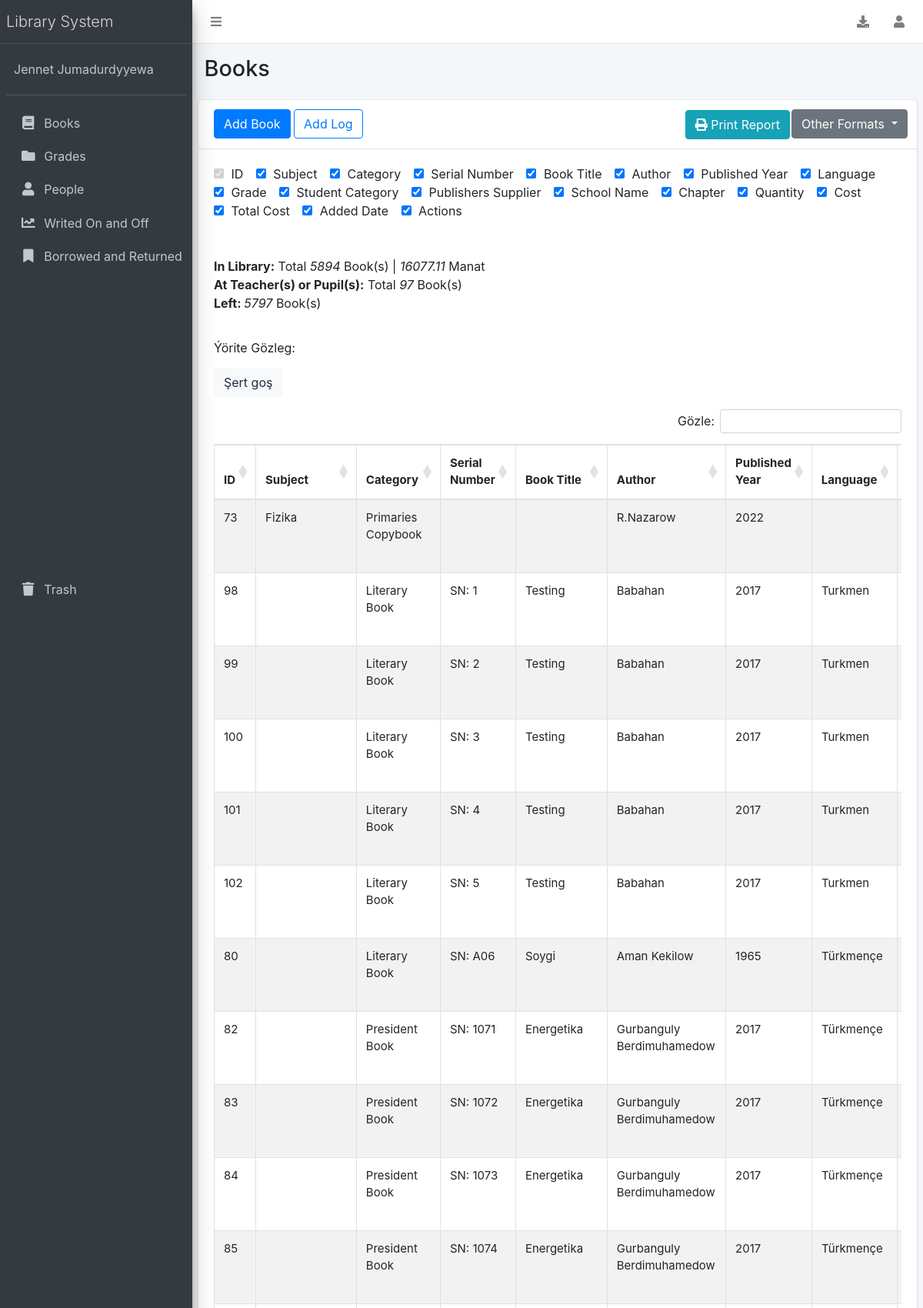
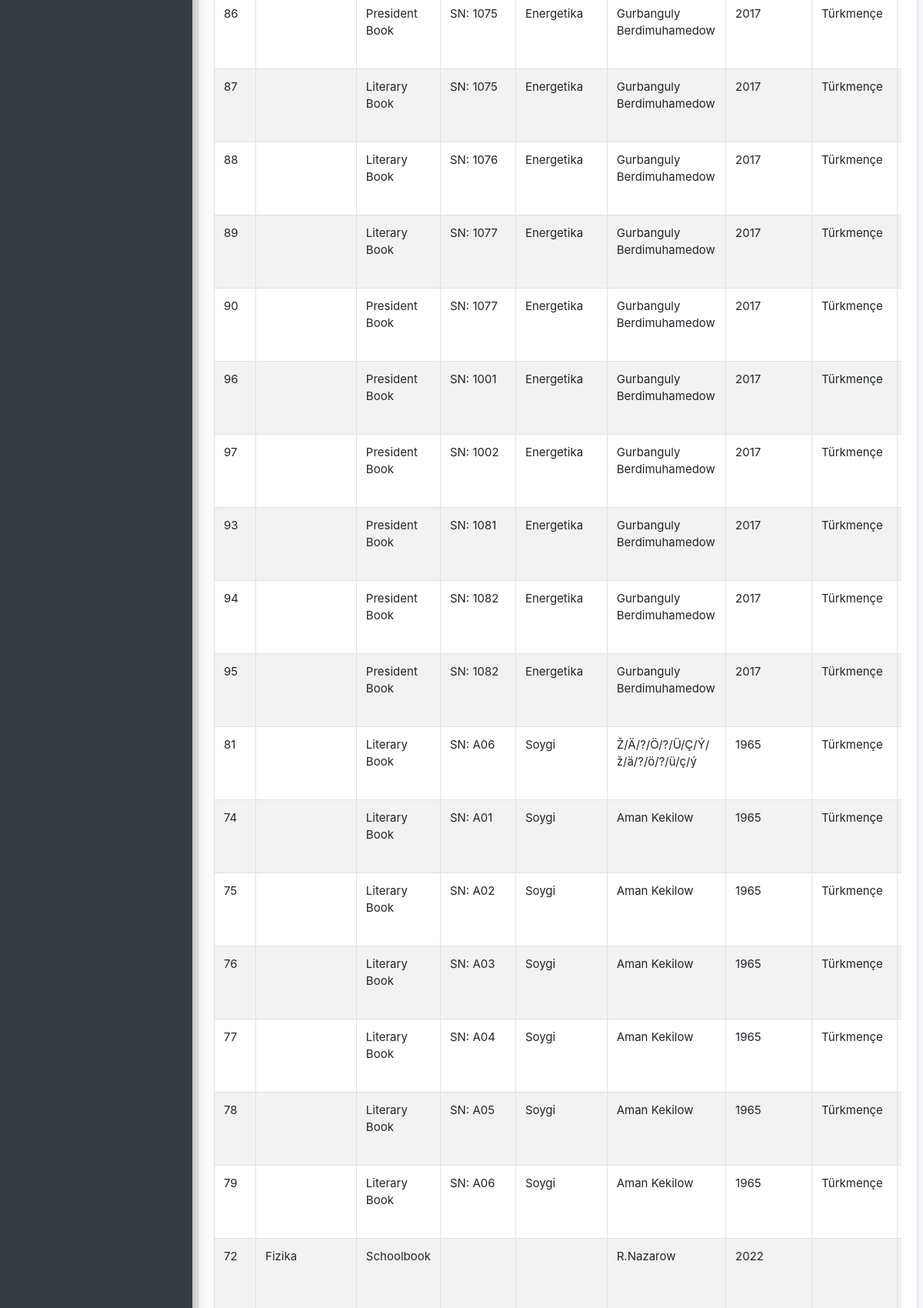
Screenshot of /pages/books/books.php (upper part) with the database file from the repository (2 pictures, top to bottom).
### tables this page shows
CREATE TABLE `user` (
  `user_id` int(11) NOT NULL,
  `first_name` varchar(64) NOT NULL,
  `last_name` varchar(64) NOT NULL,
  `user_photo` varchar(64) NOT NULL
);

CREATE TABLE `books` (
  `book_id` int(11) NOT NULL AUTO_INCREMENT,
  `cat_id` int(11) DEFAULT NULL,
  `book_serialnumber` varchar(64) DEFAULT NULL,
  `book_name` varchar(256) DEFAULT NULL,
  `book_author` varchar(256) DEFAULT NULL,
  `book_year` int(11) DEFAULT NULL,
  `book_language` varchar(64) DEFAULT NULL,
  `book_subject` varchar(64) DEFAULT NULL,
  `book_class` varchar(30) DEFAULT NULL,
  `student_cat` varchar(64) DEFAULT NULL,
  `book_edition` varchar(256) DEFAULT NULL,
  `book_school` varchar(256) DEFAULT NULL,
  `book_chapter` int(11) DEFAULT NULL,
  `book_quantity` int(11) DEFAULT NULL,
  `book_cost` float DEFAULT NULL,
  `book_number` int(11) DEFAULT NULL,
  `book_exist` varchar(64) DEFAULT NULL,
  `writed_on_date` date NOT NULL,
  `removed_date` date DEFAULT NULL,
  PRIMARY KEY (`book_id`)
);

### pages/books/add_book_modal.php (called while the page is built, shortened)
<?php
    $query = "SELECT * FROM books WHERE book_exist='true' ORDER BY book_id DESC LIMIT 1";
    $query_run = mysqli_query ($connection, $query);
    while ($query_row = mysqli_fetch_assoc($query_run))    $books[] = $query_row;
?>

### pages/books/books.php (the view, shortened to what this page needs)
<!DOCTYPE html>
<html>
<?php include '../head.php'; ?>
<body class="hold-transition sidebar-mini layout-fixed">
<div class="wrapper">
  <?php include '../sidebar&navbar.php'; ?>
  <div class="content-wrapper">
    <section class="content-header">
      <div class="container-fluid">
        <div class="row mb-2">
                <div class="col-sm-3">
                    <h1>Books</h1>
            </div>
        </div>
      </div>
    </section>
    <section class="content">
      <div class="card">
        <div class="card-header">
          <button type="button" class="btn btn-primary" data-toggle="modal" data-target="#add-book">
                Add Book
          </button>
          <button type="button" class="btn btn-outline-primary" data-toggle="modal" data-target="#add-log">
                Add Log
          </button>
          <div class="row" style="float: right;">
            <a type="button" href="../print-report/print_report.php" target="_blank">
              <button type="button" style="width: 100%; margin-top: 1px;" class="btn btn-info" formtarget="_blank">
                    <i class="fa fa-print"></i> Print Report
              </button>
            </a>
            <div class="dropdown" style="margin-left: 2px;">
              <button class="btn btn-secondary dropdown-toggle" type="button" id="dropdownMenuButton" data-toggle="dropdown" aria-haspopup="true" aria-expanded="false">
                Other Formats
              </button>
            </div>
          </div>
          <?php include ("add_book_modal.php"); ?>
        </div>
        <div class="card-body">
          <?php include 'checkboxes.php'; ?>
              <br><br>
          <?php
            $sql = "SELECT * FROM books WHERE book_exist='true' ORDER BY cat_id, book_name,";
            $sql .= " book_author, book_year, book_language, book_subject, book_class,";
            $sql .= " student_cat, book_edition, book_school, book_chapter, book_quantity, book_cost ASC";
            $run = mysqli_query ($connection, $sql);
            unset ($books);
            while ($row = mysqli_fetch_assoc ($run))    $books[] = $row;
            $book_num = 0;
            $book_cost = 0;
            for ($i=0; $i<sizeof ($books) - 1; $i++)
            {
              if (
                $books[$i]['cat_id'] == $books[$i + 1]['cat_id']  &&
                $books[$i]['book_name'] == $books[$i + 1]['book_name']  &&
                $books[$i]['book_author'] == $books[$i + 1]['book_author']  &&
                $books[$i]['book_year'] == $books[$i + 1]['book_year']  &&
                $books[$i]['book_language'] == $books[$i + 1]['book_language']  &&
                $books[$i]['book_subject'] == $books[$i + 1]['book_subject']  &&
                $books[$i]['book_class'] == $books[$i + 1]['book_class']  &&
                $books[$i]['student_cat'] == $books[$i + 1]['student_cat']  &&
                $books[$i]['book_edition'] == $books[$i + 1]['book_edition']  &&
                $books[$i]['book_school'] == $books[$i + 1]['book_school']  &&
                $books[$i]['book_chapter'] == $books[$i + 1]['book_chapter']  &&
                $books[$i]['book_quantity'] == $books[$i + 1]['book_quantity']  &&
                $books[$i]['book_cost'] == $books[$i + 1]['book_cost']
              ) { continue; }
              else
              {
                $book_num += $books[$i]['book_quantity'];
                $book_cost += $books[$i]['book_quantity'] * $books[$i]['book_cost'];
              }
            }
            $book_num += $books[sizeof ($books) - 1]['book_quantity'];
            $book_cost += $books[sizeof ($books) - 1]['book_quantity'] * $books[sizeof ($books) - 1]['book_cost'];
            $sql = "SELECT book_quantity FROM borrowed_books";
            $run = mysqli_query ($connection, $sql);
            $borrowed_num = 0;
            while ($row = mysqli_fetch_assoc ($run))  $borrowed_num += $row['book_quantity'];
            echo '<strong>In Library:</strong> Total <i>' . $book_num . '</i> Book(s) | <i>' . $book_cost . '</i> Manat <br>';
            echo '<strong>At Teacher(s) or Pupil(s):</strong> Total <i>' . $borrowed_num . '</i> Book(s) <br>';
            echo '<strong>Left: </strong><i>' . ($book_num - $borrowed_num) .'</i> Book(s)';
          ?> <br><br>
            <table id='example1' class='table table-bordered table-striped search_table' style='font-size:15px'>
              <thead>
                <tr>
                    <th>ID</th>
                    <th>Subject</th>
                    <th>Category</th>
                    <th>Serial Number</th>
                    <th>Book Title</th>
                    <th>Author</th>
                    <th>Published Year</th>
                    <th>Language</th>
                    <th>Grade</th>
                </tr>
              </thead>
              <tbody>
                <?php
                  $query = "SELECT * FROM books WHERE book_exist='true' AND book_quantity>0";
                  $query_run = mysqli_query ($connection, $query);
                  unset ($books);
                  while ($query_row = mysqli_fetch_assoc ($query_run))    $books[] = $query_row;
                  $cats = array ("Schoolbook", "Literary Book", "Primaries Copybook", "Teachers Guide", "President Book", "Zambak Book", "Borrowed from Other Schools");
                  foreach ($books as $book)
                  {
                    echo '<tr>';
                      echo '<td>' . $book['book_id'] . "</td>";
                      echo "<td>" . $book['book_subject'] . "</td>";
                      echo "<td>" . $cats[ $book['cat_id'] - 1] . "</td>";
                      echo "<td>";
                        if (!empty($book['book_serialnumber']))  echo "SN: " . $book['book_serialnumber'];
                      echo "</td>";
                      echo "<td>" . $book['book_name'] . "</td>";
                      echo "<td>" . $book['book_author'] . "</td>";
                      echo "<td>" . $book['book_year'] . "</td>";
                      echo "<td>" . $book['book_language'] . "</td>";
                      echo "<td>";
                      echo "</td>";
                    echo '</tr>';
                  }
                ?>
              </tbody>
            </table>
        </div>
      </div>
    </section>
  </div>
</div>
</body>
</html>

### pages/sidebar&navbar.php (shortened to what this page needs)
<?php
    $sql = "SELECT * FROM user WHERE user_id='1'";
    $row = mysqli_fetch_assoc (mysqli_query ($connection, $sql));
    $user_info = [$row['first_name'], $row['last_name'], $row['user_photo']];
?>
  <nav class="main-header navbar navbar-expand navbar-white navbar-light">
    <ul class="navbar-nav">
      <li class="nav-item">
        <a class="nav-link" data-widget="pushmenu" href="#"><i class="fas fa-bars"></i></a>
      </li>
    </ul>
    <ul class="navbar-nav ml-auto">
      <li class="nav-item">
        <div class="nav-link" style="cursor: pointer" id="backup_library" title="Export all data">
          <i class="fa fa-download"></i>
        </div>
      </li>
      <li class="nav-item dropdown">
        <a class="nav-link" data-toggle="dropdown" href="#">
          <i class="fa fa-user"></i>
        </a>
      </li>
    </ul>
  </nav>
  <aside class="main-sidebar sidebar-dark-primary elevation-4">
    <a href="../books/books.php" class="brand-link">
      <span class="brand-text font-weight-light">Library System</span>
    </a>
    <div class="sidebar">
      <div class="user-panel mt-3 pb-3 mb-3 d-flex">
        <div class="info">
          <a href="#" class="d-block"><?php echo $user_info[0] . ' ' . $user_info[1]; ?>  </a>
        </div>
      </div>
      <nav class="mt-2">
        <ul class="nav nav-pills nav-sidebar flex-column" data-widget="treeview" role="menu" data-accordion="false">
          <li class="nav-item">
            <a href="../books/books.php" class="nav-link">
                <i class="nav-icon fa fa-book "></i>
                <p class="text">Books</p>
            </a>
          </li>
          <li class="nav-item">
              <a href="../grades/grades.php" class="nav-link">
                    <i class="nav-icon fa fa-folder"></i>
                  <p class="text">Grades</p>
              </a>
          </li>
          <li class="nav-item">
            <a href="../people/people.php" class="nav-link">
                  <i class="nav-icon fa fa-user"></i>
                <p class="text">People</p>
            </a>
          </li>
          <li class="nav-item">
              <a href="../writed-on-and-off/books.php" class="nav-link">
                <i class="nav-icon fa fa-chart-line"></i>
                <p class="text">
                    Writed On and Off
                  </p>
              </a>
          </li>
          <li class="nav-item">
              <a href="../borrowed-and-returned/borrowed&returned.php" class="nav-link">
                <i class="nav-icon fa fa-bookmark"></i>
                <p class="text">
                    Borrowed and Returned
                  </p>
              </a>
          </li>
          <li class="nav-item r-bin">
            <a href="../trash/trash.php" class="nav-link">
              <i class="nav-icon fa fa-trash"></i>
                <p class="text text-wrap">
                  Trash
                </p>
            </a>
          </li>
        </ul>
      </nav>
    </div>
  </aside>

### rows the page displays
user: first_name "Jennet", last_name "Jumadurdyyewa"
books: book_id "73", book_subject "Fizika", cat "Primaries Copybook", book_author "R.Nazarow", book_year "2022"
books: book_id "72", book_subject "Fizika", cat "Schoolbook", book_author "R.Nazarow", book_year "2022"
books: book_id "74", cat "Literary Book", book_serialnumber "A01", book_name "Soygi", book_author "Aman Kekilow", book_year "1965", book_language "Türkmençe"
books: book_id "75", cat "Literary Book", book_serialnumber "A02", book_name "Soygi", book_author "Aman Kekilow", book_year "1965", book_language "Türkmençe"
books: book_id "76", cat "Literary Book", book_serialnumber "A03", book_name "Soygi", book_author "Aman Kekilow", book_year "1965", book_language "Türkmençe"
books: book_id "77", cat "Literary Book", book_serialnumber "A04", book_name "Soygi", book_author "Aman Kekilow", book_year "1965", book_language "Türkmençe"
books: book_id "78", cat "Literary Book", book_serialnumber "A05", book_name "Soygi", book_author "Aman Kekilow", book_year "1965", book_language "Türkmençe"
books: book_id "79", cat "Literary Book", book_serialnumber "A06", book_name "Soygi", book_author "Aman Kekilow", book_year "1965", book_language "Türkmençe"
books: book_id "80", cat "Literary Book", book_serialnumber "A06", book_name "Soygi", book_author "Aman Kekilow", book_year "1965", book_language "Türkmençe"
books: book_id "81", cat "Literary Book", book_serialnumber "A06", book_name "Soygi", book_author "Ž/Ä/?/Ö/?/Ü/Ç/Ý/ž/ä/?/ö/?/ü/ç/ý", book_year "1965", book_language "Türkmençe"
books: book_id "82", cat "President Book", book_serialnumber "1071", book_name "Energetika", book_author "Gurbanguly Berdimuhamedow", book_year "2017", book_language "Türkmençe"
books: book_id "83", cat "President Book", book_serialnumber "1072", book_name "Energetika", book_author "Gurbanguly Berdimuhamedow", book_year "2017", book_language "Türkmençe"
books: book_id "84", cat "President Book", book_serialnumber "1073", book_name "Energetika", book_author "Gurbanguly Berdimuhamedow", book_year "2017", book_language "Türkmençe"
books: book_id "85", cat "President Book", book_serialnumber "1074", book_name "Energetika", book_author "Gurbanguly Berdimuhamedow", book_year "2017", book_language "Türkmençe"
books: book_id "86", cat "President Book", book_serialnumber "1075", book_name "Energetika", book_author "Gurbanguly Berdimuhamedow", book_year "2017", book_language "Türkmençe"
books: book_id "87", cat "Literary Book", book_serialnumber "1075", book_name "Energetika", book_author "Gurbanguly Berdimuhamedow", book_year "2017", book_language "Türkmençe"
books: book_id "88", cat "Literary Book", book_serialnumber "1076", book_name "Energetika", book_author "Gurbanguly Berdimuhamedow", book_year "2017", book_language "Türkmençe"
books: book_id "89", cat "Literary Book", book_serialnumber "1077", book_name "Energetika", book_author "Gurbanguly Berdimuhamedow", book_year "2017", book_language "Türkmençe"
books: book_id "90", cat "President Book", book_serialnumber "1077", book_name "Energetika", book_author "Gurbanguly Berdimuhamedow", book_year "2017", book_language "Türkmençe"
books: book_id "96", cat "President Book", book_serialnumber "1001", book_name "Energetika", book_author "Gurbanguly Berdimuhamedow", book_year "2017", book_language "Türkmençe"
books: book_id "97", cat "President Book", book_serialnumber "1002", book_name "Energetika", book_author "Gurbanguly Berdimuhamedow", book_year "2017", book_language "Türkmençe"
books: book_id "93", cat "President Book", book_serialnumber "1081", book_name "Energetika", book_author "Gurbanguly Berdimuhamedow", book_year "2017", book_language "Türkmençe"
books: book_id "94", cat "President Book", book_serialnumber "1082", book_name "Energetika", book_author "Gurbanguly Berdimuhamedow", book_year "2017", book_language "Türkmençe"
books: book_id "95", cat "President Book", book_serialnumber "1082", book_name "Energetika", book_author "Gurbanguly Berdimuhamedow", book_year "2017", book_language "Türkmençe"
books: book_id "98", cat "Literary Book", book_serialnumber "1", book_name "Testing", book_author "Babahan", book_year "2017", book_language "Turkmen"
books: book_id "99", cat "Literary Book", book_serialnumber "2", book_name "Testing", book_author "Babahan", book_year "2017", book_language "Turkmen"
books: book_id "100", cat "Literary Book", book_serialnumber "3", book_name "Testing", book_author "Babahan", book_year "2017", book_language "Turkmen"
books: book_id "101", cat "Literary Book", book_serialnumber "4", book_name "Testing", book_author "Babahan", book_year "2017", book_language "Turkmen"
books: book_id "102", cat "Literary Book", book_serialnumber "5", book_name "Testing", book_author "Babahan", book_year "2017", book_language "Turkmen"

### other values shown
$book_num "5894"
$book_cost "16077.11"
$borrowed_num "97"
$book_num - $borrowed_num "5797"
